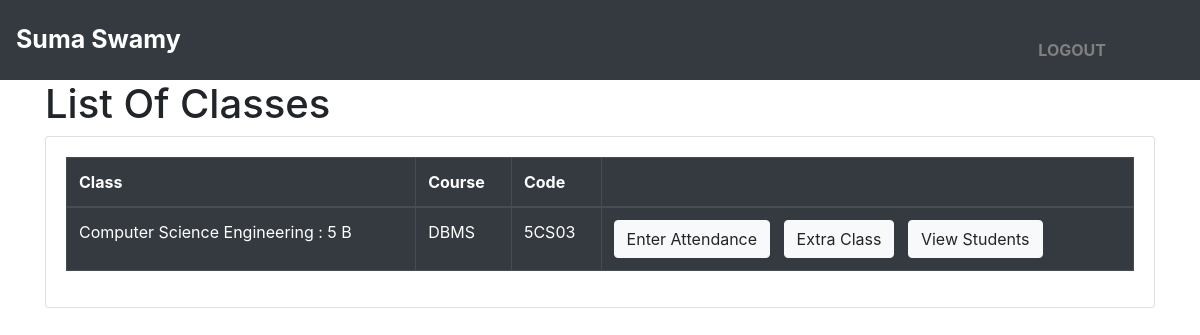
The page /teacher/attendance (signed in) on the database its author committed.
### info/models.py (models this page shows, shortened)
class User(AbstractUser):
    @property
    def is_student(self):
        if hasattr(self,'student'):
            return True
        return False

class Teacher(models.Model):
    user = models.OneToOneField(User,on_delete = models.CASCADE, null=True)
    name = models.CharField(max_length=50)
    sex = models.CharField(max_length=10,choices = sex_choice,default='Female')
    id = models.CharField(primary_key=True,max_length=50)
    DOB = models.DateField(default='1990-01-01')
    dept = models.ForeignKey(Dept,on_delete = models.CASCADE,default='CSE')

class Assign(models.Model):
    class_id = models.ForeignKey(Class,on_delete = models.CASCADE)
    course = models.ForeignKey(Course,on_delete = models.CASCADE)
    teacher = models.ForeignKey(Teacher,on_delete = models.CASCADE)
    class Meta:
        unique_together = (('course','class_id','teacher'),)

class Class(models.Model):
    id = models.CharField(primary_key=True,max_length=20)
    dept = models.ForeignKey(Dept,on_delete=models.CASCADE)
    section = models.CharField(max_length=20)
    sem = models.IntegerField()
    class Meta:
        verbose_name_plural = 'Classes'
    def __str__(self):
        d = Dept.objects.get(id=self.dept)
        return '%s : %d %s' % (d.name, self.sem, self.section)

class Dept(models.Model):
    id = models.CharField(primary_key=True,max_length=20)
    name = models.CharField(max_length=50)
    def __str__(self):
        return self.id

class Course(models.Model):
    dept = models.ForeignKey(Dept,on_delete=models.CASCADE)
    id = models.CharField(primary_key=True,max_length=20)
    name = models.CharField(max_length=50)
    shortname = models.CharField(max_length = 50)
    def __str__(self):
        return self.shortname

### info/views.py (the view)
# urls.py: path('teacher/attendance',views.t_attendance,name='t_attendance'),
def t_attendance(request):
    teacher = Teacher.objects.get(id = request.user.teacher.id)
    ass = teacher.assign_set.all()
    return render(request,'t_attendance.html',{'ass':ass})

### templates/t_attendance.html (shortened to what this page needs)
{% extends 'base_teacher.html' %}
{% block content %}
<div class="container">
<div class="text-black" style="font-size:40px;"><h1>List Of Classes</h1></div>
<div class="card  mt-2">
<div class="card-body">
<div class="table-responsive">
<table class="table table-hover table-bordered table-dark">
  <thead>
    <tr>
      <th scope="col">Class</th>
      <th scope="col">Course</th>
      <th scope="col">Code</th>
      <th scope="col"></th>
    </tr>
  </thead>
  <tbody>
{% for i in ass %}
<tr>
<td>{{ i.class_id }}</td>
<td>{{ i.course }}</td>
<td>{{ i.course_id}} </td>
<td><a href="{% url 't_attendanceclasses' i.id  %}" style="color:white;"><button type="button" class="btn btn-light">Enter Attendance</button></a>&nbsp;&nbsp;
<a href="#"><button type="button" class="btn btn-light">Extra Class</button></a>&nbsp;&nbsp;
<a href="#"><button type="button" class="btn btn-light">View Students</button></a>
</td>
</tr>
{% endfor %}
</tbody>
</table>
</div>
</div>
</div>
</div>
{% endblock content %}

### templates/base_teacher.html (shortened to what this page needs)
<!doctype html>
<html lang="en">
  <head>
    <link rel="stylesheet" href="https://cdn.jsdelivr.net/npm/bootstrap@4.5.3/dist/css/bootstrap.min.css">
  </head>
  <body>
    <nav class="navbar navbar-expand-lg navbar-dark bg-dark ">
  <a class="navbar-brand" href="#"><b><p style="font-size:25px;position:relative;top:8px;">{{ request.user.teacher.name }}</p></b></a>
  <div class="collapse navbar-collapse" id="navbarSupportedContent">
    <form class="form-inline my-2 my-lg-0 mx-5">
      <a href="{% url 'logoutuser' %}"  id="loggingout"><b>LOGOUT</b></a>
    </form>
  </div>
</nav>
    {% block content %}{% endblock content %}
  </body>
</html>

### templates/base_teacher.html (style rules this page uses)
#loggingout { color:grey; margin-top:20px; margin-right:30px; }

### rows shown on the page
User: user.teacher.name "Suma Swamy"
Assign: class_id "Computer Science Engineering : 5 B", course "DBMS", course_id "5CS03"
